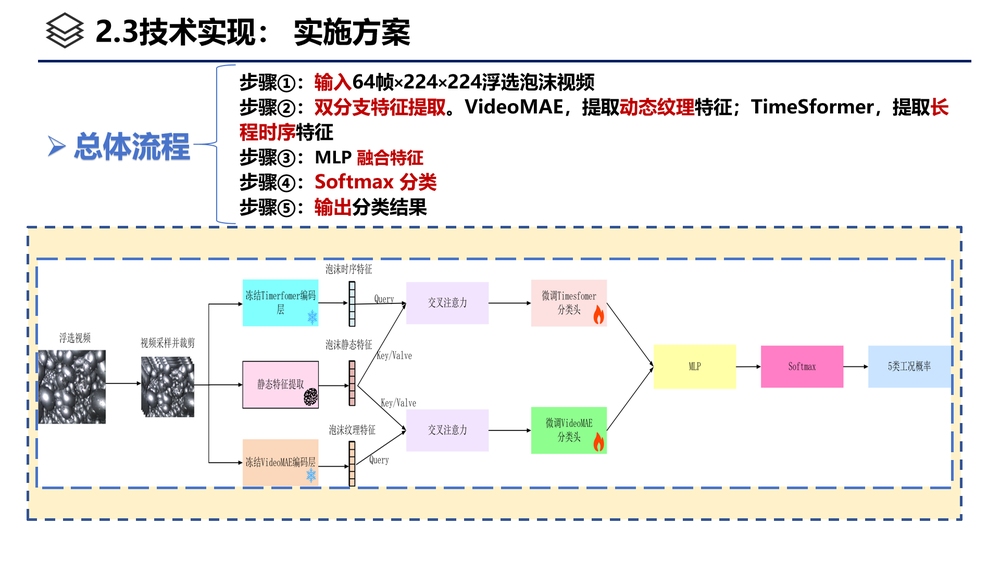
#> input picture e7d3f823-35a3-4f47-be2f-7eb4c80d6d92.png, 1000 x 562 px, shrunk from 1920 x 1080 before the run
$ python extract_morphological_features.py --image e7d3f823-35a3-4f47-be2f-7eb4c80d6d92.png
#> lines starting #> are read from the running program, lines starting #| are printed output that depends on the picture; after the words box and inside, x2 and y2 are one past the last pixel; in counts of white or black regions, pixels touching at a corner belong together
#!/usr/bin/env python3
# -*- coding: utf-8 -*-
"""
从浮选泡沫图像中提取形态学特征

此脚本提供一个简单的接口，用于输入一张浮选图片并提取其形态学特征。
特征包括灰度均值、大小均值、色调、大小标准差、红色均值、绿色均值、蓝色均值、长宽比、
承载率、红色相对分量、大小峰度、大小偏斜度、粗度、非均匀度、大小分布、
低频能量和高频能量等共17维特征。
"""

import numpy as np
import os
import sys
import cv2
import argparse
from skimage import measure, morphology
from skimage.segmentation import watershed
from scipy.ndimage import gaussian_filter, convolve
from sklearn.cluster import KMeans
import json
from scipy import stats

# 尝试导入FCM相关库
try:
    import skfuzzy as fuzz
    HAS_FCM = True
except ImportError:
    HAS_FCM = False
    print("警告: 未安装scikit-fuzzy，将使用KMeans作为FCM替代方案")


# ======================== 形态学特征提取器 ======================== #
class MorphologicalFeatureExtractor:
    """
    形态学特征提取器，从浮选泡沫图像中提取用户指定的17维特征
    """

    def __init__(self):
        self.feature_dim = 17  # 提取17维形态学特征

    def extract_features_from_image(self, image_path):
        """
        从单张图像中提取形态学特征

        参数:
            image_path (str): 图像文件路径

        返回:
            np.ndarray: 形态学特征向量 (17维)
        """
        try:
            # 使用完整分割流程
            orig, illum_corrected, enhanced, markers, segmented = full_flotation_foam_segmentation(image_path)

            # 提取区域属性
            props = measure.regionprops(segmented)

            # 初始化特征向量
            features = np.zeros(self.feature_dim)

            if len(props) > 0:
                # 过滤掉背景区域和面积小于20的区域
                valid_props = [prop for prop in props if prop.label != 0 and prop.area >= 20]

                if len(valid_props) > 0:
                    # 1. 灰度均值
                    gray_img = cv2.cvtColor(orig, cv2.COLOR_RGB2GRAY)
                    features[0] = np.mean(gray_img)

                    # 2. 大小均值 (气泡面积均值)
                    areas = [prop.area for prop in valid_props]
                    features[1] = np.mean(areas)

                    # 3. 色调 (HSV空间中H通道的均值)
                    hsv_img = cv2.cvtColor(orig, cv2.COLOR_RGB2HSV)
                    features[2] = np.mean(hsv_img[:, :, 0]) / 180.0  # 归一化到[0, 1]

                    # 4. 大小标准差 (气泡面积标准差)
                    features[3] = np.std(areas)

                    # 5-7. 红色均值、绿色均值、蓝色均值
                    features[4] = np.mean(orig[:, :, 0])  # R通道均值
                    features[5] = np.mean(orig[:, :, 1])  # G通道均值
                    features[6] = np.mean(orig[:, :, 2])  # B通道均值

                    # 8. 长宽比 (气泡的平均宽高比)
                    aspect_ratios = [prop.axis_major_length / prop.axis_minor_length
                                     for prop in valid_props if prop.axis_minor_length > 0]
                    features[7] = np.mean(aspect_ratios) if aspect_ratios else 1.0

                    # 9. 承载率 (气泡覆盖面积比例)
                    total_bubble_area = sum(areas)
                    image_area = orig.shape[0] * orig.shape[1]
                    features[8] = total_bubble_area / image_area

                    # 10. 红色相对分量 (R/(R+G+B))
                    total_rgb = features[4] + features[5] + features[6]
                    features[9] = features[4] / total_rgb if total_rgb > 0 else 0.0

                    # 11. 大小峰度 (气泡面积分布的峰度)
                    features[10] = stats.kurtosis(areas)

                    # 12. 大小偏斜度 (气泡面积分布的偏斜度)
                    features[11] = stats.skew(areas)

                    # 13. 粗度 (基于灰度共生矩阵的纹理特征)
                    features[12] = self._calculate_coarseness(gray_img)

                    # 14. 非均匀度 (气泡大小分布的变异系数)
                    features[13] = np.std(areas) / np.mean(areas) if np.mean(areas) > 0 else 0.0

                    # 15. 大小分布 (气泡大小的熵)
                    features[14] = self._calculate_size_entropy(areas)

                    # 16-17. 低频能量和高频能量 (使用傅里叶变换)
                    low_freq_energy, high_freq_energy = self._calculate_frequency_energy(enhanced)
                    features[15] = low_freq_energy
                    features[16] = high_freq_energy

            return features

        except Exception as e:
            print(f"提取形态学特征时出错: {e}")
            # 返回零向量作为默认值
            return np.zeros(self.feature_dim)

    def _calculate_coarseness(self, gray_img):
        """计算图像粗度特征"""
        # 使用高斯差分计算粗度
        g1 = gaussian_filter(gray_img, sigma=1)
        g2 = gaussian_filter(gray_img, sigma=2)
        diff = np.abs(g2 - g1)
        return np.mean(diff)

    def _calculate_size_entropy(self, areas):
        """计算气泡大小分布的熵"""
        # 计算面积直方图
        hist, _ = np.histogram(areas, bins=10, density=True)
        # 移除零值并计算熵
        hist = hist[hist > 0]
        return -np.sum(hist * np.log2(hist)) if len(hist) > 0 else 0.0

    def _calculate_frequency_energy(self, enhanced_img):
        """计算图像的低频能量和高频能量"""
        # 傅里叶变换
        f_transform = np.fft.fft2(enhanced_img)
        f_shift = np.fft.fftshift(f_transform)
        magnitude_spectrum = np.abs(f_shift)

        # 计算低频和高频区域
        rows, cols = enhanced_img.shape
        crow, ccol = rows // 2, cols // 2

        # 创建低通和高通掩码
        mask_low = np.zeros((rows, cols), np.uint8)
        mask_high = np.zeros((rows, cols), np.uint8)

        # 低频区域 (中心区域)
        radius_low = min(crow, ccol) // 4
        cv2.circle(mask_low, (ccol, crow), radius_low, 1, -1)

        # 高频区域 (外围区域)
        radius_high = min(crow, ccol) // 2
        cv2.circle(mask_high, (ccol, crow), radius_high, 1, -1)
        mask_high = cv2.bitwise_not(mask_high) | (1 - mask_low)

        # 计算能量
        low_freq_energy = np.sum(magnitude_spectrum * mask_low) / (rows * cols)
        high_freq_energy = np.sum(magnitude_spectrum * mask_high) / (rows * cols)

        return low_freq_energy, high_freq_energy


# ======================== 图像预处理与分割 ======================== #
def apply_msrcr(img):
    """
    实现多尺度Retinex with Color Restoration (MSRCR)光照校正
    """
    img = img.astype(np.float32) + 1.0  # 避免log(0)

    # 计算多个尺度的SSR并求平均
    sigma_list = [15, 80, 250]  # 不同尺度的高斯核
    msr = np.zeros_like(img)
    for sigma in sigma_list:
        # 高斯滤波
        blurred = gaussian_filter(img, sigma=sigma, mode='reflect')
        # SSR: log(I) - log(F*I)
        ssr = np.log(img) - np.log(blurred)
        msr += ssr
    msr /= len(sigma_list)

    # 色彩恢复
    img_sum = np.sum(img, axis=2, keepdims=True)
    color_restore = 46 * (np.log(125 * img) - np.log(img_sum))
    msrcr = 1.0 * (msr * color_restore) + 0.0

    return msrcr


def stretch_to_0_255(img):
    """
    将图像灰度值线性拉伸到[0, 255]范围
    """
    img_min = np.min(img)
    img_max = np.max(img)
    if img_max - img_min == 0:
        return np.zeros_like(img, dtype=np.uint8)
    stretched = 255.0 * (img - img_min) / (img_max - img_min)
    return stretched.astype(np.uint8)


def apply_kmeans_as_fcm_proxy(gray_img):
    """
    用KMeans聚类作为FCM的代理实现
    """
    # 将图像展平
    h, w = gray_img.shape
    data = gray_img.reshape(-1, 1).astype(np.float32)

    # 执行KMeans聚类
    kmeans = KMeans(n_clusters=2, random_state=0, n_init=10).fit(data)
    labels = kmeans.labels_.reshape(h, w)

    # 选择平均灰度最高的聚类作为前景
    cluster_means = [np.mean(gray_img[labels == i]) for i in range(2)]
    brightest_cluster = np.argmax(cluster_means)

    # 创建二值图
    proxy_fcm = np.zeros_like(gray_img, dtype=np.uint8)
    proxy_fcm[labels == brightest_cluster] = 255

    return proxy_fcm


def extract_markers_improved_h_max(gray_img):
    """
    基于面积重构的改进H顶帽变换来提取标识点
    """
    # 确保输入是uint8
    if gray_img.dtype != np.uint8:
        gray_img = stretch_to_0_255(gray_img)

    # 1. H-maxima 变换: 找到所有高度大于30的局部极大值区域
    h_max = morphology.h_maxima(gray_img, 30)

    # 2. 面积开运算: 移除面积小于100的连通区域
    markers = morphology.area_opening(h_max, area_threshold=100)

    # 为了可视化，返回二值图
    marker_binary = (markers > 0).astype(np.uint8) * 255

    return marker_binary


def full_flotation_foam_segmentation(image_path, use_fcm=True):
    """
    完整的浮选泡沫图像预处理与分割流程

    返回:
        tuple: (原始图像, 光照校正图像, 增强图像, 标记点, 分割结果)
    """
    # 步骤 0: 读取原始图像
    original_img = cv2.imread(image_path)
    if original_img is None:
        raise FileNotFoundError(f"无法读取图像: {image_path}")
    original_img = cv2.cvtColor(original_img, cv2.COLOR_BGR2RGB)  # 转为RGB格式

    # 步骤 1: 光照不均校正 (MSRCR)
    img_msrcr = apply_msrcr(original_img)
    illum_corrected = stretch_to_0_255(img_msrcr)

    # 步骤 2: 图像灰度化
    gray_img = 0.3 * illum_corrected[:, :, 0] + \
               0.59 * illum_corrected[:, :, 1] + \
               0.11 * illum_corrected[:, :, 2]
    gray_img = gray_img.astype(np.uint8)

    # 步骤 3: 灰度增强
    enhanced_img = stretch_to_0_255(gray_img)

    # 步骤 4: FCM聚类（使用KMeans作为代理）
    if use_fcm:
        clustered_img = apply_kmeans_as_fcm_proxy(enhanced_img)
    else:
        clustered_img = enhanced_img.copy()

    # 步骤 5: 标识点提取
    marker_binary = extract_markers_improved_h_max(clustered_img)

    # 步骤 6: 应用标记控制分水岭分割
    marker_labels = morphology.label(marker_binary, connectivity=2)
    inverted_img = 255 - enhanced_img.astype(np.float32)
    segmented_labels = watershed(inverted_img, markers=marker_labels, watershed_line=True)

    return original_img, illum_corrected, enhanced_img, marker_labels, segmented_labels


# ======================== 浮选泡沫特征提取器 ======================== #
class FoamMorphologicalFeatureExtractor:
    """浮选泡沫图像形态学特征提取器"""

    def __init__(self):
        """初始化特征提取器"""
        self.extractor = MorphologicalFeatureExtractor()
        print("形态学特征提取器已初始化")
        print(f"将提取 {self.extractor.feature_dim} 维形态学特征")

    def extract_from_image(self, image_path, save_segmented=False, output_dir=None):
        """
        从单张图像中提取形态学特征

        参数:
            image_path (str): 图像文件路径
            save_segmented (bool): 是否保存分割后的图像
            output_dir (str): 分割图像保存目录

        返回:
            np.ndarray: 17维形态学特征向量
        """
        # 检查图像文件是否存在
        if not os.path.exists(image_path):
            raise FileNotFoundError(f"图像文件不存在: {image_path}")

        # 检查图像格式是否支持
        valid_extensions = ['.jpg', '.jpeg', '.png', '.bmp', '.tif', '.tiff']
        ext = os.path.splitext(image_path)[1].lower()
        if ext not in valid_extensions:
            raise ValueError(f"不支持的图像格式: {ext}，支持的格式有: {', '.join(valid_extensions)}")

        try:
            print(f"正在从图像中提取形态学特征: {image_path}")

            # 如果需要保存分割后的图像，获取并保存中间结果
            if save_segmented:
                if not output_dir:
                    output_dir = os.path.dirname(image_path)

                # 确保输出目录存在
                if not os.path.exists(output_dir):
                    os.makedirs(output_dir)

                # 获取分割结果
                orig, illum_corrected, enhanced, markers, segmented = full_flotation_foam_segmentation(image_path)

                # 保存各种处理后的图像
                self.save_segmented_images(image_path, orig, illum_corrected, enhanced, markers, segmented, output_dir)

            # 提取特征
            features = self.extractor.extract_features_from_image(image_path)

            print("特征提取完成")
            return features
        except Exception as e:
            print(f"特征提取失败: {e}")
            # 返回零向量作为默认值
            return np.zeros(self.extractor.feature_dim)

    def save_segmented_images(self, image_path, orig, illum_corrected, enhanced, markers, segmented, output_dir):
        """
        保存分割过程中的各种图像
        """
        try:
            # 获取原始文件名（不含扩展名）
            base_name = os.path.splitext(os.path.basename(image_path))[0]

            # 保存原始图像
            cv2.imwrite(os.path.join(output_dir, f"{base_name}_original.png"), cv2.cvtColor(orig, cv2.COLOR_RGB2BGR))

            # 保存光照校正后的图像
            cv2.imwrite(os.path.join(output_dir, f"{base_name}_illum_corrected.png"), cv2.cvtColor(illum_corrected, cv2.COLOR_RGB2BGR))

            # 保存灰度增强后的图像
            cv2.imwrite(os.path.join(output_dir, f"{base_name}_enhanced.png"), enhanced)

            # 保存标记点图像
            markers_vis = (markers > 0).astype(np.uint8) * 255
            cv2.imwrite(os.path.join(output_dir, f"{base_name}_markers.png"), markers_vis)

            # 保存分割结果（彩色标签）- 过滤面积小于50的区域
            from skimage.color import label2rgb

            # 创建过滤后的分割标签
            filtered_segmented = segmented.copy()
            props = measure.regionprops(segmented)
            for prop in props:
                if prop.label != 0 and prop.area < 50:
                    filtered_segmented[filtered_segmented == prop.label] = 0

            # 使用过滤后的标签创建彩色分割图
            segmented_rgb = label2rgb(filtered_segmented, bg_label=0, kind='overlay')
            segmented_rgb = (segmented_rgb * 255).astype(np.uint8)
            cv2.imwrite(os.path.join(output_dir, f"{base_name}_segmented.png"), cv2.cvtColor(segmented_rgb, cv2.COLOR_RGB2BGR))

            # 在原始图像上叠加过滤后的分割边界
            overlay = orig.copy()
            boundaries = filtered_segmented == 0  # 分水岭线
            overlay[boundaries] = [255, 0, 0]  # 红色边界
            cv2.imwrite(os.path.join(output_dir, f"{base_name}_segmented_overlay.png"), cv2.cvtColor(overlay, cv2.COLOR_RGB2BGR))

            print(f"分割图像已保存到: {output_dir}")
        except Exception as e:
            print(f"保存分割图像失败: {e}")

    # [18 lines left out: function print_feature_details, not called in this run]

    def save_features(self, features, output_path):
        """
        保存特征到文件（npy和json格式）
        """
        try:
            # 创建输出目录（如果不存在）
            output_dir = os.path.dirname(output_path)
            if output_dir and not os.path.exists(output_dir):
                os.makedirs(output_dir)

            # 保存特征为npy格式
            np.save(output_path, features)
            print(f"特征已保存到: {output_path}")

            # 保存为JSON格式
            json_path = os.path.splitext(output_path)[0] + '.json'
            feature_names = [
                "灰度均值", "大小均值", "色调", "大小标准差",
                "红色均值", "绿色均值", "蓝色均值", "长宽比",
                "承载率", "红色相对分量", "大小峰度", "大小偏斜度",
                "粗度", "非均匀度", "大小分布", "低频能量", "高频能量"
            ]

            features_dict = {
                "features": [{"name": name, "value": float(value)}
                             for name, value in zip(feature_names, features)]
            }

            with open(json_path, 'w', encoding='utf-8') as f:
                json.dump(features_dict, f, ensure_ascii=False, indent=2)
            print(f"特征JSON文件已保存到: {json_path}")
        except Exception as e:
            print(f"保存特征失败: {e}")


# ======================== 命令行接口 ======================== #
def parse_args():
    """解析命令行参数"""
    parser = argparse.ArgumentParser(description='从浮选泡沫图像中提取形态学特征')
    parser.add_argument('--image', default=r'D:\zzb_data\zzb_project\I3D\pic\image.png',
                        help='输入图像文件路径')
    parser.add_argument('--output', default=r'D:\zzb_data\zzb_project\I3D\pic\features.npy',
                        help='输出特征文件路径（默认不保存）')
    parser.add_argument('--print-details', default=False, action='store_true',
                        help='打印特征详细信息')
    parser.add_argument('--save-segmented', default=True, action='store_true',
                        help='保存分割后的图像')
    parser.add_argument('--segmented-dir', help='分割图像保存目录（默认与输出特征在同一目录）')
    return parser.parse_args()


def main():
    """主函数"""
    # 解析命令行参数
    args = parse_args()

    try:
        # 创建特征提取器
        feature_extractor = FoamMorphologicalFeatureExtractor()

        # 提取特征
        features = feature_extractor.extract_from_image(
            args.image,
            save_segmented=args.save_segmented,
            output_dir=args.segmented_dir or os.path.dirname(args.output)
        )
#> in full_flotation_foam_segmentation, original_img is the input picture: shape (562, 1000, 3); mean B, G, R 233.6, 236.4, 238.5
#> in apply_msrcr, `msrcr = 1.0 * (msr * color_restore) + 0.0`:
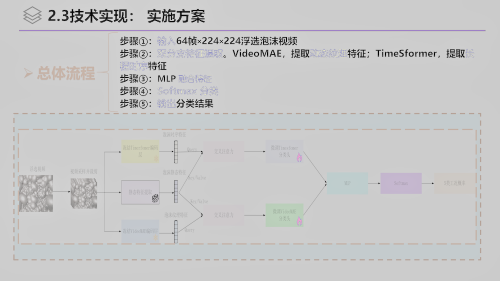
#> msrcr: shape (562, 1000, 3) float32 (shown at 1/2 size); mean of channels 0, 1, 2 -10.2, -11.9, -13.1; drawn with min black and max white
#> in stretch_to_0_255, `img_min = np.min(img)`: img_min = -941.8
#> in stretch_to_0_255, `img_max = np.max(img)`: img_max = 241.2
#> in apply_kmeans_as_fcm_proxy, `labels = kmeans.labels_.reshape(h, w)`:
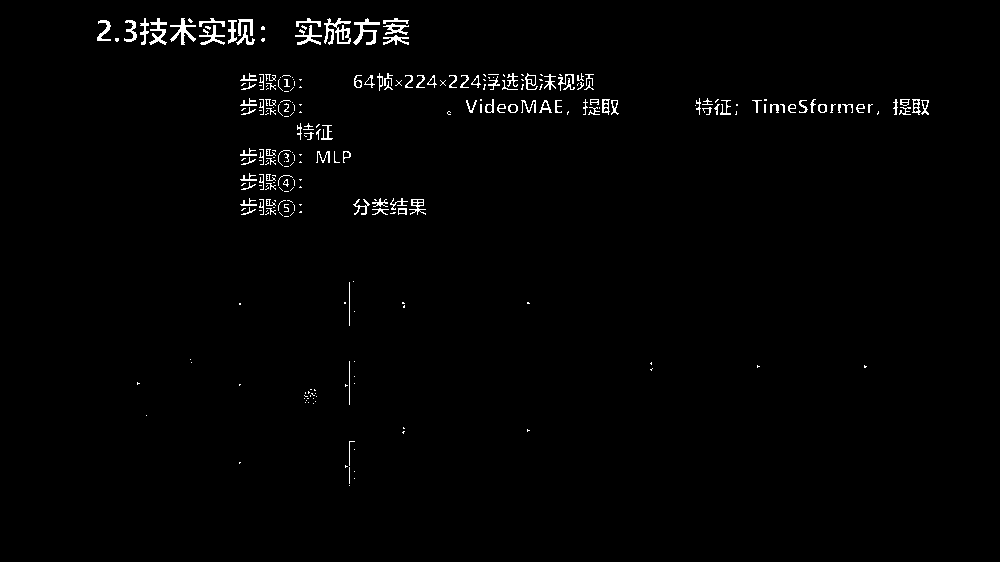
#> labels: shape (562, 1000) int32; values 0 (black) and 1 (white), 1.3% white in thin lines or dots, all inside (x1, y1, x2, y2) = (97, 18, 929, 486)
#> in apply_kmeans_as_fcm_proxy, `cluster_means = [np.mean(gray_img[labels == i]) for i in range(2)]`: cluster_means = [235.8, 32.98]
#> in apply_kmeans_as_fcm_proxy, `brightest_cluster = np.argmax(cluster_means)`: brightest_cluster = 0
#> in save_segmented_images, `props = measure.regionprops(segmented)`: props = 1 regions; box (x1, y1, x2, y2) and area: (0, 0, 1000, 562) 562000
#> the loop in save_segmented_images, `for prop in props:` made 1 pass
#> in save_segmented_images, `segmented_rgb = label2rgb(filtered_segmented, bg_label=0, kind='overla..`:
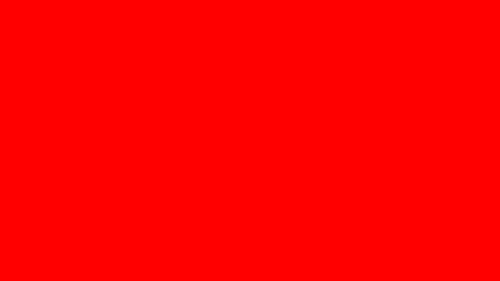
#> segmented_rgb: shape (562, 1000, 3) float64 (shown at 1/2 size); mean R, G, B 1, 0, 0
#> in extract_features_from_image, `valid_props = [prop for prop in props if prop.label != 0 and prop.area..`: valid_props has the same summary as props in save_segmented_images
#> in extract_features_from_image, `areas = [prop.area for prop in valid_props]`: areas = [562000]
#> in extract_features_from_image, `aspect_ratios = [prop.axis_major_length / prop.axis_minor_length for p..`: aspect_ratios = [1.78]
#> in extract_features_from_image, `total_bubble_area = sum(areas)`: total_bubble_area = 562000
#> in _calculate_coarseness, `diff = np.abs(g2 - g1)`:
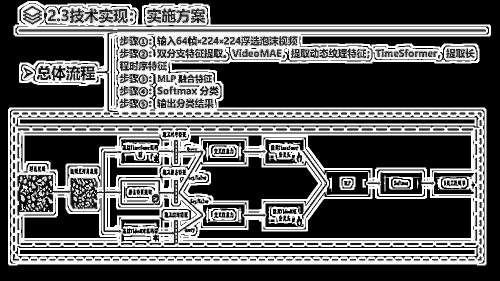
#> diff: shape (562, 1000) (shown at 1/2 size); min 0, max 255, mean 91.6
#> in _calculate_size_entropy, `hist, _ = np.histogram(areas, bins=10, density=True)`: hist = [0, 0, 0, 0, 0, 10, 0, 0, 0, 0]
#> in _calculate_size_entropy, `hist = hist[hist > 0]`: hist = [10]
#> in _calculate_frequency_energy, `cv2.circle(mask_high, (ccol, crow), radius_high, 1, -1)`:
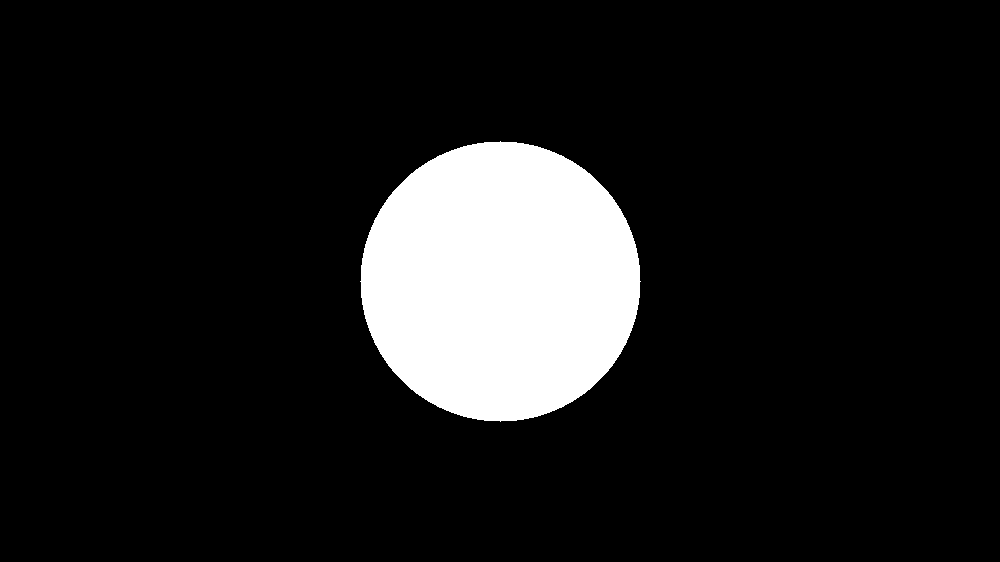
#> mask_high: shape (562, 1000); values 0 (black) and 1 (white), 10.9% white; 1 white region, box (x1, y1, x2, y2) and area: (360, 141, 641, 422) 61529
#> in _calculate_frequency_energy, `low_freq_energy = np.sum(magnitude_spectrum * mask_low) / (rows * cols)`: low_freq_energy = 1585.6
#> in _calculate_frequency_energy, `high_freq_energy = np.sum(magnitude_spectrum * mask_high) / (rows * co..`: high_freq_energy = 2952983.5
#> in extract_features_from_image, `low_freq_energy, high_freq_energy = self._calculate_frequency_energy(e..`: low_freq_energy = 1585.6; high_freq_energy = 2952983.5

        # 打印详细信息（如果需要）
        if args.print_details:
            feature_extractor.print_feature_details(features)

        # 保存特征（如果需要）
        if args.output:
            feature_extractor.save_features(features, args.output)

        print("\n处理完成！")

    except Exception as e:
        print(f"错误: {e}")
        sys.exit(1)


if __name__ == "__main__":
    main()
